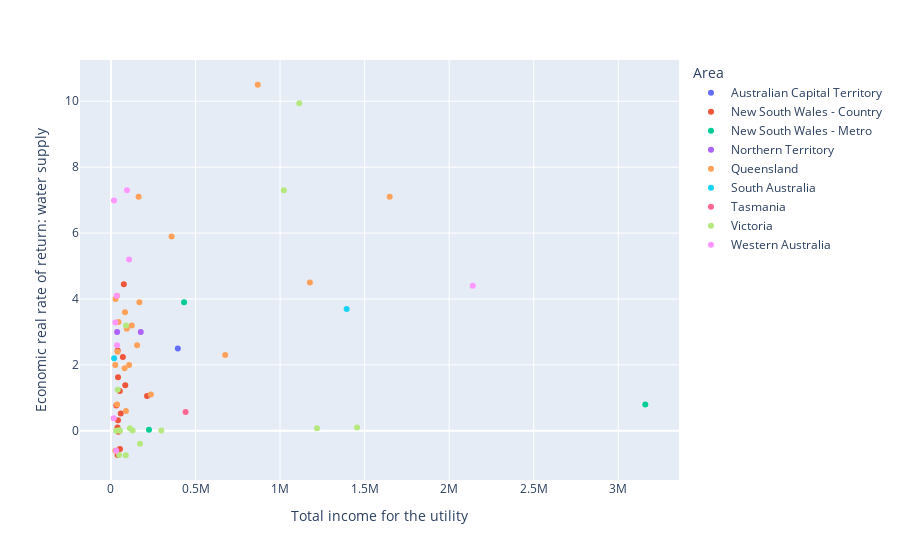

Write notebook code for a chart like this one.
### Markdown cell above
Quick interactive scatter plot as 'proof of concept' for dashboard design.

### Code cell
# Define x and y variables for the scatter plot
# Please refer to finance['Indicator Name'].unique() to see the available options
x = 'Total income for the utility'
y = 'Economic real rate of return: water supply'
filters = [x,y]

# Filter the dataframe
filtered = finance[finance['Indicator Name'].isin(filters)]
filtered = filtered.filter(items=['Area','Utility','Indicator Name','2023-2024']).reset_index(drop=True)
filtered = filtered.pivot_table(index=['Area','Utility'], columns='Indicator Name', values='2023-2024').reset_index()
# Remove rows with missing values in 'Area' column to ensure data have equal length
filtered = filtered.dropna(subset=['Area', x, y])

# Produce the scatter plot
fig = px.scatter(filtered,
           x=x,
           y=y,
           color='Area',
           hover_name='Utility')
fig.show()

### Figure 1 — Plotly figure (JSON) as saved in the notebook; plotly's stock layout.template omitted (floating-point values rounded to 4 significant figures)
{"data": [{"hovertemplate": "<b>%{hovertext}</b><br><br>Area=Australian Capital Territory<br>Total income for the utility=%{x}<br>Economic real rate of return: water supply=%{y}<extra></extra>", "hovertext": ["Icon Water"], "legendgroup": "Australian Capital Territory", "marker": {"color": "#636efa", "symbol": "circle"}, "mode": "markers", "name": "Australian Capital Territory", "orientation": "v", "showlegend": true, "type": "scatter", "x": [395500.0], "xaxis": "x", "y": [2.5], "yaxis": "y"}, {"hovertemplate": "<b>%{hovertext}</b><br><br>Area=New South Wales - Country<br>Total income for the utility=%{x}<br>Economic real rate of return: water supply=%{y}<extra></extra>", "hovertext": ["Ballina Shire Council", "Bathurst Regional Council", "Bega Valley Shire Council", "Byron Shire Council", "Central Coast Council", "Clarence Valley Council", "Coffs Harbour City Council", "Eurobodalla Shire Council", "Kempsey Shire Council", "Lismore City Council", "Queanbeyan-Palerang Regional Council", "Tamworth Regional Council", "Tweed Shire Council", "Wingecarribee Shire Council"], "legendgroup": "New South Wales - Country", "marker": {"color": "#EF553B", "symbol": "circle"}, "mode": "markers", "name": "New South Wales - Country", "orientation": "v", "showlegend": true, "type": "scatter", "x": [39340.0, 41890.0, 41740.0, 38700.0, 213400.0, 53170.0, 70350.0, 52230.0, 39870.0, 31810.0, 76100.0, 57780.0, 84670.0, 43910.0], "xaxis": "x", "y": [-0.73, 1.63, 0.32, 0.1, 1.06, -0.55, 2.24, 1.21, 2.44, 0.77, 4.45, 0.53, 1.38, -0.03], "yaxis": "y"}, {"hovertemplate": "<b>%{hovertext}</b><br><br>Area=New South Wales - Metro<br>Total income for the utility=%{x}<br>Economic real rate of return: water supply=%{y}<extra></extra>", "hovertext": ["Hunter Water Corporation", "Sydney Water Corporation", "WaterNSW"], "legendgroup": "New South Wales - Metro", "marker": {"color": "#00cc96", "symbol": "circle"}, "mode": "markers", "name": "New South Wales - Metro", "orientation": "v", "showlegend": true, "type": "scatter", "x": [432200.0, 3160000.0, 224700.0], "xaxis": "x", "y": [3.9, 0.8, 0.03], "yaxis": "y"}, {"hovertemplate": "<b>%{hovertext}</b><br><br>Area=Northern Territory<br>Total income for the utility=%{x}<br>Economic real rate of return: water supply=%{y}<extra></extra>", "hovertext": ["Power and Water Corporation - Alice Springs", "Power and Water Corporation - Darwin"], "legendgroup": "Northern Territory", "marker": {"color": "#ab63fa", "symbol": "circle"}, "mode": "markers", "name": "Northern Territory", "orientation": "v", "showlegend": true, "type": "scatter", "x": [36530.0, 176300.0], "xaxis": "x", "y": [3.0, 3.0], "yaxis": "y"}, {"hovertemplate": "<b>%{hovertext}</b><br><br>Area=Queensland<br>Total income for the utility=%{x}<br>Economic real rate of return: water supply=%{y}<extra></extra>", "hovertext": ["Bundaberg Regional Council", "Cairns Regional Council", "Cassowary Coast Regional Council", "Central Highlands Regional Council", "City of Gold Coast", "Fraser Coast Regional Council", "Gladstone Area Water Board", "Gladstone Regional Council", "Gympie Regional Council", "Livingstone Shire Council", "Logan City Council", "Mackay Regional Council", "Queensland Bulk Water Supply Authority", "Redland City Council", "Rockhampton Regional Council", "Southern Downs Regional Council", "Toowoomba Regional Council", "Townsville City Council", "Unitywater", "Urban Utilities", "Western Downs Regional Council", "Whitsunday Regional Council"], "legendgroup": "Queensland", "marker": {"color": "#FFA15A", "symbol": "circle"}, "mode": "markers", "name": "Queensland", "orientation": "v", "showlegend": true, "type": "scatter", "x": [83150.0, 168000.0, 25670.0, 35990.0, 675500.0, 123200.0, 80440.0, 88610.0, 35510.0, 39100.0, 358400.0, 107200.0, 1176000.0, 163500.0, 93350.0, 27030.0, 154600.0, 236000.0, 868100.0, 1648000.0, 26100.0, 44750.0], "xaxis": "x", "y": [3.6, 3.9, 2.0, 0.8, 2.3, 3.2, 1.9, 0.6, 4.1, 2.4, 5.9, 2.0, 4.5, 7.1, 3.1, 4.0, 2.6, 1.1, 10.5, 7.1, -0.6, 3.3], "yaxis": "y"}, {"hovertemplate": "<b>%{hovertext}</b><br><br>Area=South Australia<br>Total income for the utility=%{x}<br>Economic real rate of return: water supply=%{y}<extra></extra>", "hovertext": ["Mount Barker District Council", "South Australian Water Corporation"], "legendgroup": "South Australia", "marker": {"color": "#19d3f3", "symbol": "circle"}, "mode": "markers", "name": "South Australia", "orientation": "v", "showlegend": true, "type": "scatter", "x": [18880.0, 1394000.0], "xaxis": "x", "y": [2.2, 3.7], "yaxis": "y"}, {"hovertemplate": "<b>%{hovertext}</b><br><br>Area=Tasmania<br>Total income for the utility=%{x}<br>Economic real rate of return: water supply=%{y}<extra></extra>", "hovertext": ["TasWater"], "legendgroup": "Tasmania", "marker": {"color": "#FF6692", "symbol": "circle"}, "mode": "markers", "name": "Tasmania", "orientation": "v", "showlegend": true, "type": "scatter", "x": [441300.0], "xaxis": "x", "y": [0.57], "yaxis": "y"}, {"hovertemplate": "<b>%{hovertext}</b><br><br>Area=Victoria<br>Total income for the utility=%{x}<br>Economic real rate of return: water supply=%{y}<extra></extra>", "hovertext": ["Barwon Region Water Corporation", "Central Gippsland Region Water Corporation", "Central Highlands Water", "East Gippsland Region Water Corporation", "Goulburn Valley Region Water Corporation", "Grampians Wimmera Mallee Water Corporation", "Greater Western Water", "Lower Murray Urban and Rural Water Corporation", "Melbourne Water Corporation", "North East Region Water Corporation", "South East Water Corporation", "South Gippsland Region Water Corporation", "Wannon Water", "Westernport Water Corporation", "Yarra Valley Water Corporation"], "legendgroup": "Victoria", "marker": {"color": "#B6E880", "symbol": "circle"}, "mode": "markers", "name": "Victoria", "orientation": "v", "showlegend": true, "type": "scatter", "x": [297400.0, 171800.0, 128100.0, 46910.0, 112100.0, 48370.0, 1022000.0, 53100.0, 1455000.0, 88970.0, 1114000.0, 39960.0, 87550.0, 30140.0, 1219000.0], "xaxis": "x", "y": [0.01, -0.39, 0.01, 0.02, 0.08, -0.73, 7.3, 0.0, 0.1, 3.2, 9.94, 1.25, -0.74, 0.0, 0.08], "yaxis": "y"}, {"hovertemplate": "<b>%{hovertext}</b><br><br>Area=Western Australia<br>Total income for the utility=%{x}<br>Economic real rate of return: water supply=%{y}<extra></extra>", "hovertext": ["Aqwest-Bunbury Water Corporation", "Busselton Water", "City of Kalgoorlie-Boulder", "Water Corporation - Albany", "Water Corporation - Australind/Eaton", "Water Corporation - Geraldton", "Water Corporation - Kalgoorlie-Boulder (water supply)", "Water Corporation - Mandurah", "Water Corporation - Perth"], "legendgroup": "Western Australia", "marker": {"color": "#FF97FF", "symbol": "circle"}, "mode": "markers", "name": "Western Australia", "orientation": "v", "showlegend": true, "type": "scatter", "x": [26360.0, 17930.0, 16190.0, 36020.0, 34300.0, 31030.0, 94940.0, 106900.0, 2140000.0], "xaxis": "x", "y": [3.29, 6.99, 0.38, 2.6, 4.1, -0.6, 7.3, 5.2, 4.4], "yaxis": "y"}], "layout": {"legend": {"title": {"text": "Area"}, "tracegroupgap": 0}, "margin": {"t": 60}, "xaxis": {"anchor": "y", "domain": [0, 1], "title": {"text": "Total income for the utility"}}, "yaxis": {"anchor": "x", "domain": [0, 1], "title": {"text": "Economic real rate of return: water supply"}}}}
